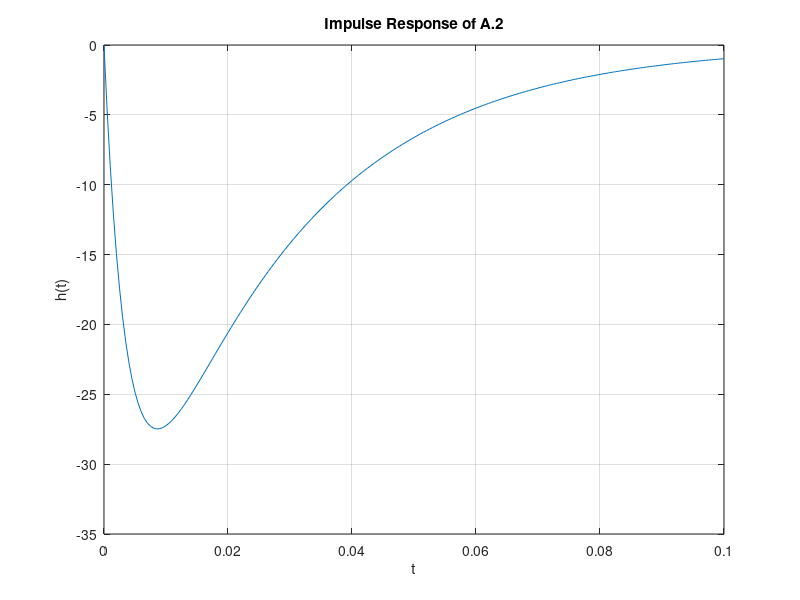

This chart was generated by the following MATLAB code:
t= 0:0.0005:0.1;
h0 = @(t) 44.7*(-exp(-38.2*t)+exp(-261.8*t));
u = @(t) 1.0.*(t>=0);
h = @(t) h0(t).*u(t);

plot(t, h(t)); %plots the function
xlabel('t'); %labels the x-axis
ylabel('h(t)'); %label for the y-axis
title ('Impulse Response of A.2')
grid; %shows as a grid
axis([0 0.1 -35 0]); %The x-axis intervals